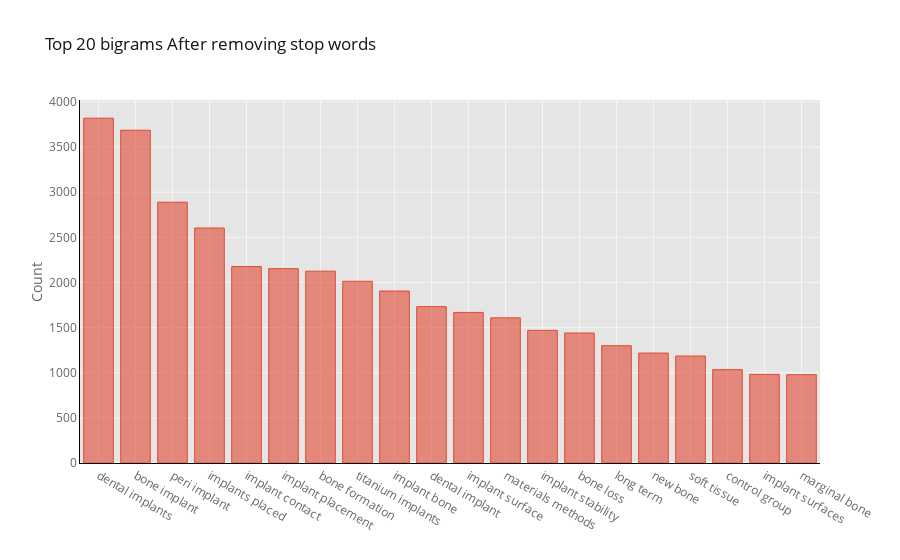

Notebook code cell kept with this figure:
### Markdown cell above
### Bigrams Frequency Distribution After Removing Stop Word

### Code cell
def get_top_n_bigram(corpus, n=None):
    vec = CountVectorizer(ngram_range=(2, 2), stop_words='english').fit(corpus)
    bag_of_words = vec.transform(corpus)
    sum_words = bag_of_words.sum(axis=0) 
    words_freq = [(word, sum_words[0, idx]) for word, idx in vec.vocabulary_.items()]
    words_freq =sorted(words_freq, key = lambda x: x[1], reverse=True)
    return words_freq[:n]
common_words = get_top_n_bigram(df['abstractClean'], 20)
df4 = pd.DataFrame(common_words, columns = ['abstractClean' , 'count'])
df4.groupby('abstractClean').sum()['count'].sort_values(ascending=False).iplot(kind='bar', yTitle='Count', linecolor='black', title='Top 20 bigrams After removing stop words')

### Figure 1 — Plotly figure (JSON) as saved in the notebook; plotly's stock layout.template omitted (floating-point values rounded to 4 significant figures)
{"data": [{"marker": {"color": "rgba(226, 74, 51, 0.6)", "line": {"color": "rgba(226, 74, 51, 1.0)", "width": 1}}, "name": "count", "orientation": "v", "text": "", "type": "bar", "x": ["dental implants", "bone implant", "peri implant", "implants placed", "implant contact", "implant placement", "bone formation", "titanium implants", "implant bone", "dental implant", "implant surface", "materials methods", "implant stability", "bone loss", "long term", "new bone", "soft tissue", "control group", "implant surfaces", "marginal bone"], "y": [3820, 3686, 2889, 2603, 2176, 2153, 2125, 2013, 1905, 1732, 1668, 1608, 1469, 1440, 1299, 1218, 1185, 1034, 982, 978]}], "layout": {"legend": {"bgcolor": "#FFFFFF", "font": {"color": "#666666"}}, "paper_bgcolor": "#FFFFFF", "plot_bgcolor": "#E5E5E5", "title": {"font": {"color": "#151516"}, "text": "Top 20 bigrams After removing stop words"}, "xaxis": {"gridcolor": "#F6F6F6", "linecolor": "black", "showgrid": true, "tickfont": {"color": "#666666"}, "title": {"font": {"color": "#666666"}, "text": ""}, "zerolinecolor": "#F6F6F6"}, "yaxis": {"gridcolor": "#F6F6F6", "linecolor": "black", "showgrid": true, "tickfont": {"color": "#666666"}, "title": {"font": {"color": "#666666"}, "text": "Count"}, "zerolinecolor": "#F6F6F6"}}}
